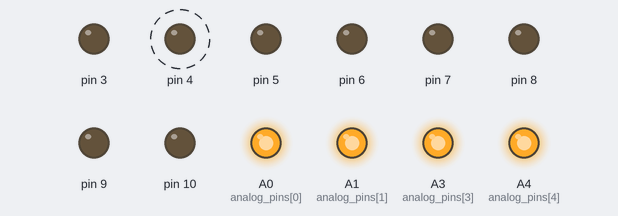
This sketch was run on a simulated Arduino Uno, built with avr-gcc and run on an emulated ATmega328P. Shown: output pins drawn as LEDs (lit = HIGH). Dashed ring = blinking. Pins used as bus, display or sensor lines are not drawn.

Above: at 0.07 s.
Timing chart, 0 to 3.0 s (numbered marks = the images above):
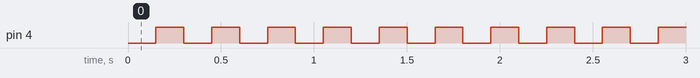

Measured:
- by itself, pin 4: alternates HIGH for 0.15 s and LOW for 0.15 s

The sketch:

led_cube_test1.ino
```cpp
/*
  Test the 3x3x3 cube
 */

#define __ASSERT_USE_STDERR

#include <assert.h>

int col = 2;
static const uint8_t analog_pins[] = {A0,A1,A2,A3,A4};  //https://arduino.stackexchange.com/a/1617

// set layers (cathodes) to logic HIGH
void layersOff() {
  for (int i=0;i<5;i++) {
    analogWrite(analog_pins[i], 1023);
  }
}

void columnsOff() {
  for (int i=0;i<8;i++) {
    digitalWrite(i+2, LOW);
  }
}

// the setup routine runs once when you press reset:
void setup() {
  // initialize the digital pin as an output.
  for (int c=2; c<=10; c++) {
     pinMode(c, OUTPUT);
  }
  layersOff();
}

//column_chaser number columns from 1..9
void column_chaser(int col) {
  assert(col>0);
  assert(col<10);
  digitalWrite(col+1, HIGH);   // turn the LED on (HIGH is the voltage level)
  for (int layer=0; layer<3; layer++) {
    layersOff();
    analogWrite(analog_pins[layer], 0); //ground this layers' cathodes
    delay(50);
  }
  digitalWrite(col+1, LOW);
}

//see how two pins look with POV
void two() {
  layersOff();
  analogWrite(analog_pins[2], 0);   //turn on middle layer
  digitalWrite(4, LOW);
  digitalWrite(2, HIGH);
  delay(150);
  digitalWrite(2, LOW);
  digitalWrite(4, HIGH);
  delay(150);
}

// the loop routine runs over and over again forever:
void loop() {
  two();
  //for (int col=1;col<10;col++) {
    //column_chaser(col);
  //}
}
```
